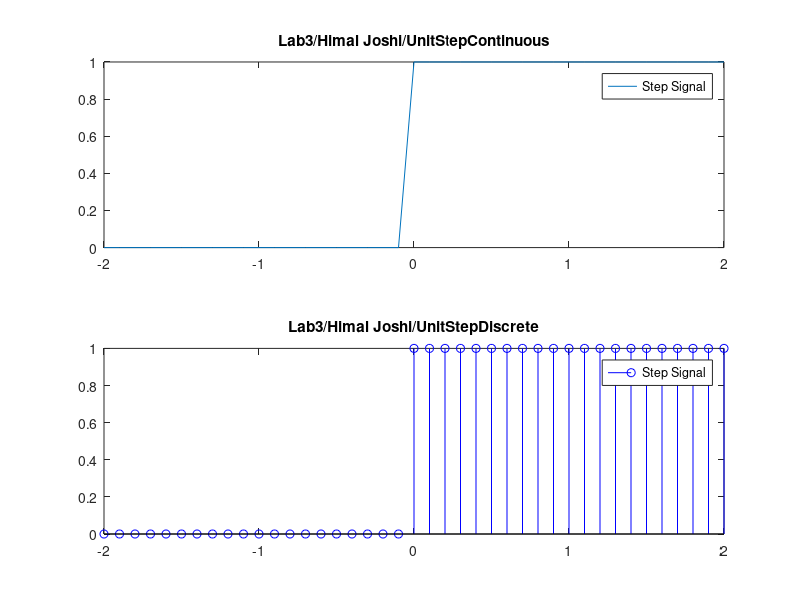

Source code (MATLAB):
t = -2:0.1:2
unitstep = t >= 0;

subplot(2,1,1)
plot(t, unitstep)
legend("Step Signal")
title('Lab3/Himal Joshi/UnitStepContinuous')

subplot(2,1,2)
stem(t, unitstep, '-blue')  
legend("Step Signal")
title('Lab3/Himal Joshi/UnitStepDiscrete')